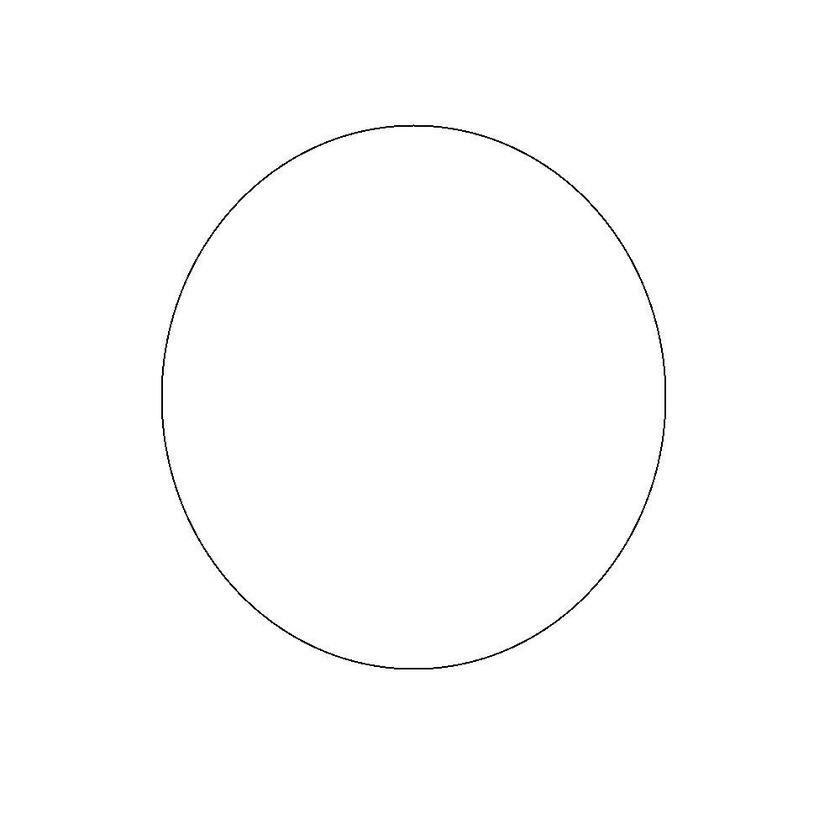
#> input picture project/circle/circle2-1000.jpeg, 840 x 840 px, shrunk from 1000 x 1000 before the run
$ python shapematch.py   (older library calls are emulated)
#> lines starting #> are read from the running program, lines starting #| are printed output that depends on the picture; after the words box and inside, x2 and y2 are one past the last pixel; in counts of white or black regions, pixels touching at a corner belong together; long printed decimals are rounded
import cv2
import numpy as np


def lineContours(img):
	ret, binary = cv2.threshold(img,127,255,0)
	img2, contours, hierarchy = cv2.findContours			(binary,cv2.RETR_TREE,cv2.CHAIN_APPROX_NONE)
#If you pass cv2.CHAIN_APPROX_NONE, all the boundary points are stored.
	linecontours = np.vstack(contours[2]).squeeze()
	'''
	if len(linecontours) % 2 != 0:
		linecontours = linecontours[:-1]
	contour = np.vsplit(linecontours, 2)
	'''
	return linecontours

img1 = cv2.imread('circle2-1000.jpeg',0)
#> img1 is the input picture: shape (840, 840); min 0, max 255, mean 253.9
img2 = cv2.imread('circle3-1000.jpeg',0)
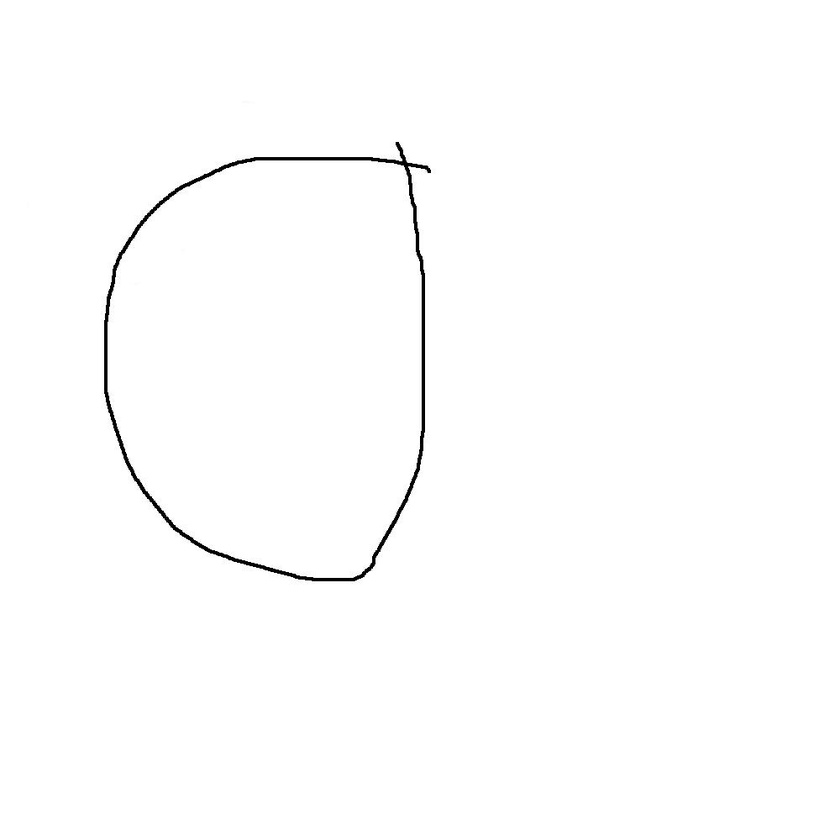
#> input picture project/circle/circle3-1000.jpeg, 840 x 840 px, shrunk from 1000 x 1000 before the run
#> img2 is the input picture: shape (840, 840); min 0, max 255, mean 253.3
img3 = cv2.imread('circle4-1000.jpeg',0)
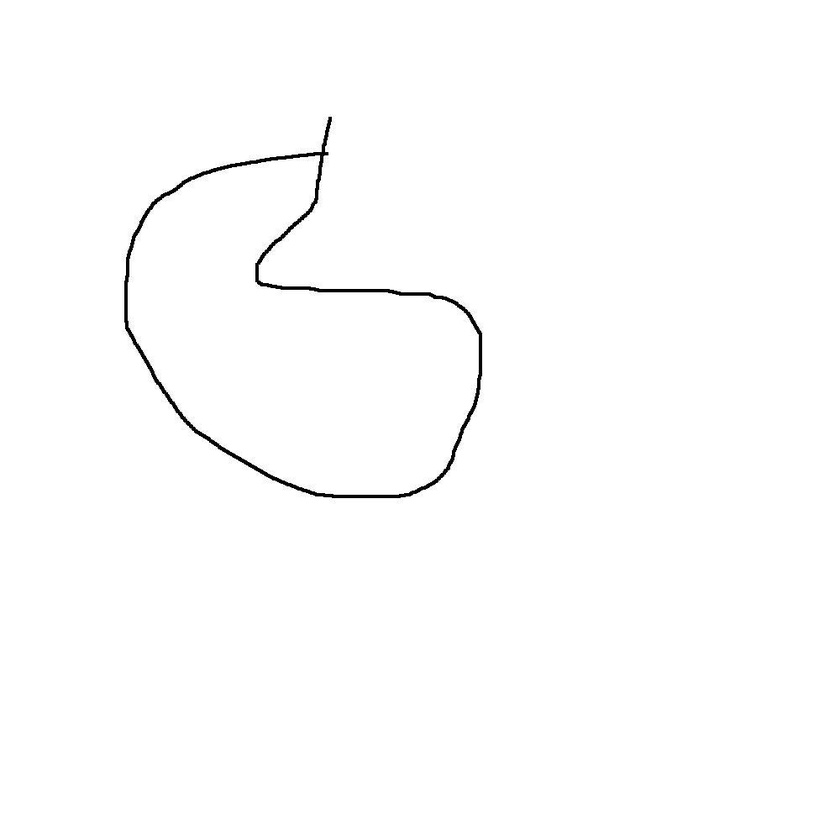
#> input picture project/circle/circle4-1000.jpeg, 840 x 840 px, shrunk from 1000 x 1000 before the run
#> img3 is the input picture: shape (840, 840); min 0, max 255, mean 253.3
img4 = cv2.imread('circle6-1000.jpeg',0)
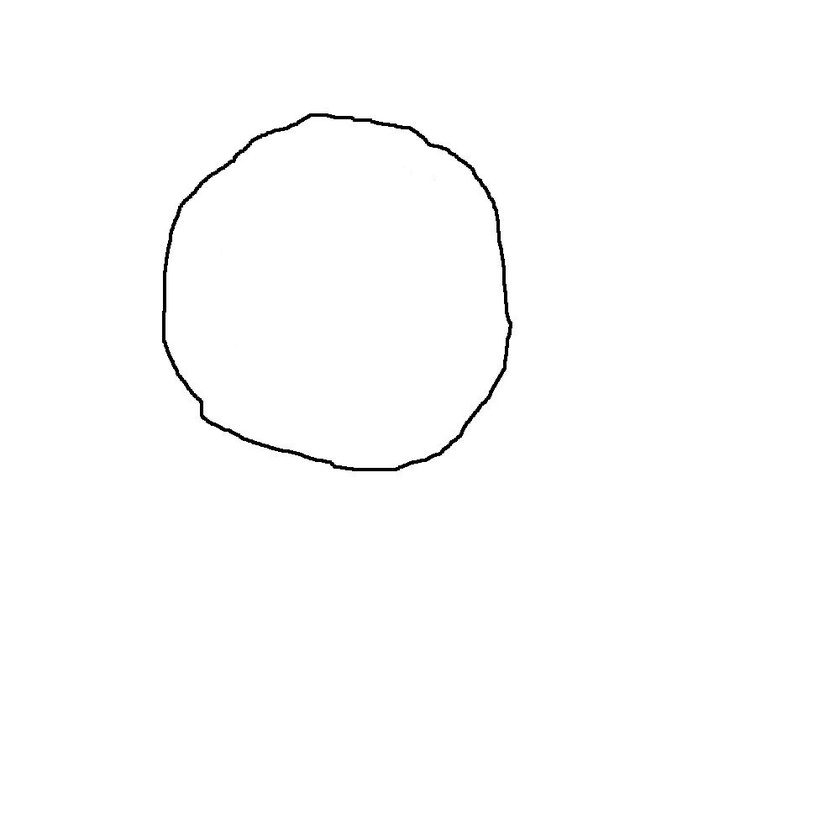
#> input picture project/circle/circle6-1000.jpeg, 840 x 840 px, shrunk from 1000 x 1000 before the run
#> img4 is the input picture: shape (840, 840); min 0, max 255, mean 253.5

ret, thresh = cv2.threshold(img1, 127, 255,0)
#> thresh: shape (840, 840); 99.6% white; black in thin lines or dots, all inside (x1, y1, x2, y2) = (161, 124, 666, 669)
ret, thresh2 = cv2.threshold(img2, 127, 255,0)
#> thresh2: shape (840, 840); 99.4% white; 1 black region

cnt1 = lineContours(img1)
#> in lineContours, `img2, contours, hierarchy = cv2.findContours			(binary,cv2.RETR_TREE,c..`: contours = 28 contours, 2 with area under 20; largest, box (x1, y1, x2, y2) and area: (0, 0, 840, 840) 703921, (299, 123, 572, 186) 776, (160, 352, 187, 515) 449, (330, 652, 463, 670) 339, (206, 154, 301, 243) 328
#> in lineContours, `linecontours = np.vstack(contours[2]).squeeze()`: linecontours = 264 pairs, first value 330 to 462, second value 652 to 669
#> cnt1 has the same summary as linecontours in lineContours
cnt2 = lineContours(img2)
#> in lineContours (call 2), `img2, contours, hierarchy = cv2.findContours			(binary,cv2.RETR_TREE,c..`: contours = 3 contours; box (x1, y1, x2, y2) and area: (0, 0, 840, 840) 703921, (103, 141, 432, 582) 115996, (107, 160, 422, 578) 110180
#> cnt2 = 1171 pairs, first value 107 to 421, second value 160 to 577
cnt3 = lineContours(img3)
#> in lineContours (call 3), `ret, binary = cv2.threshold(img,127,255,0)`: binary: shape (840, 840); 99.3% white; 1 black region
#> in lineContours (call 3), `img2, contours, hierarchy = cv2.findContours			(binary,cv2.RETR_TREE,c..`: contours = 3 contours; box (x1, y1, x2, y2) and area: (0, 0, 840, 840) 703921, (123, 116, 483, 499) 79126, (128, 155, 479, 495) 73222
#> cnt3 = 1160 pairs, first value 128 to 478, second value 155 to 494
cnt4 = lineContours(img4)
#> in lineContours (call 4), `ret, binary = cv2.threshold(img,127,255,0)`: binary: shape (840, 840); 99.4% white; 1 black region
#> in lineContours (call 4), `img2, contours, hierarchy = cv2.findContours			(binary,cv2.RETR_TREE,c..`: contours = 3 contours; box (x1, y1, x2, y2) and area: (0, 0, 840, 840) 703921, (161, 112, 513, 472) 100544, (165, 117, 509, 468) 95312
#> cnt4 = 1061 pairs, first value 165 to 508, second value 117 to 467

ret1 = cv2.matchShapes(cnt1,cnt2,1,0.0)
#> ret1 = 6.23
ret2 = cv2.matchShapes(cnt1,cnt3,1,0.0)
#> ret2 = 11.33
ret3 = cv2.matchShapes(cnt1,cnt4,1,0.0)
#> ret3 = 5
print(' ',ret1,' ',ret2,' ',ret3)
#|   6.230   11.333   5.003
